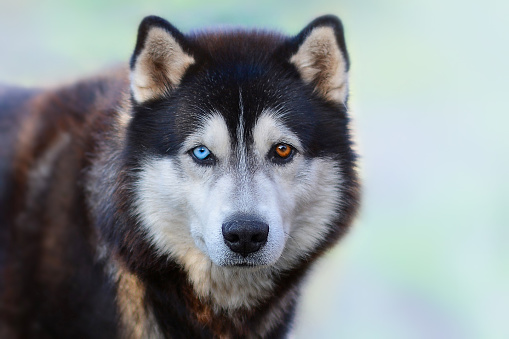
#> input picture husky.jpeg, 509 x 339 px
$ jupyter execute --allow-errors JPEG_Compression.ipynb
#> lines starting #> are read from the running program, lines starting #| are printed output that depends on the picture; long printed decimals are rounded
[cell 1]
import cv2
import numpy as np
import math
from google.colab.patches import cv2_imshow

[cell 2]
# Quantization Matrix from page 125 reference book
Q_MAT = np.array([[16,11,10,16,24,40,51,61],
                [12,12,14,19,26,58,60,55],
                [14,13,16,24,40,57,69,56],
                [14,17,22,29,51,87,80,62],
                [18,22,37,56,68,109,103,77],
                [24,35,55,64,81,104,113,92],
                [49,64,78,87,103,121,120,101],
                [72,92,95,98,112,100,103,99]])

[cell 3]
img = cv2.imread('husky.jpeg')
#> img is the input picture: shape (339, 509, 3); mean B, G, R 145.6, 143, 136.4
cv2_imshow(img)

[cell 4]
img.shape
#> Out = (339, 509, 3)

[cell 5]
def zigzag(input):
    h, v, vmin, hmin = 0, 0, 0, 0
    vmax, hmax = input.shape[0], input.shape[1]
    i = 0
    output = np.zeros((vmax * hmax))

    while ((v < vmax) and (h < hmax)):
        if ((h + v) % 2) == 0:
            if (v == vmin):
                output[i] = input[v, h]
                if (h == hmax):
                    v += 1
                else:
                    h += 1
                i += 1

            elif ((h == hmax - 1) and (v < vmax)):
                output[i] = input[v, h]
                v += 1
                i += 1

            elif ((v > vmin) and (h < hmax -1)):
                output[i] = input[v, h]
                v -= 1
                h += 1
                i += 1

        else:
            if ((v == vmax - 1) and (h <= hmax - 1)):
                output[i] = input[v, h]
                h += 1
                i += 1
            elif (h == hmin):
                output[i] = input[v, h]
                if (v == vmax -1):
                    h += 1
                else:
                    v += 1
                i += 1
            elif ((v < vmax - 1) and (h > hmin)):
                output[i] = input[v, h]
                v += 1
                h -= 1
                i += 1

        if ((v == vmax - 1) and (h == hmax - 1)):
            output[i] = input[v, h]
            break

    return output

[cell 6]
def inverse_zigzag(input, vmax, hmax):
	h, v, vmin, hmin = 0, 0, 0, 0
	output = np.zeros((vmax, hmax))
	i = 0
	while ((v < vmax) and (h < hmax)):
		if ((h + v) % 2) == 0:
			if (v == vmin):
				output[v, h] = input[i]
				if (h == hmax):
					v += 1
				else:
					h += 1

				i += 1
			elif ((h == hmax -1 ) and (v < vmax)):
				output[v, h] = input[i]
				v += 1
				i += 1

			elif ((v > vmin) and (h < hmax -1 )):
				output[v, h] = input[i]
				v -= 1
				h += 1
				i += 1
		else:
			if ((v == vmax - 1) and (h <= hmax - 1)):
				output[v, h] = input[i]
				h += 1
				i += 1

			elif (h == hmin):
				output[v, h] = input[i]
				if (v == vmax -1):
					h += 1
				else:
					v += 1
				i += 1

			elif((v < vmax - 1) and (h > hmin)):
				output[v, h] = input[i]
				v += 1
				h -= 1
				i += 1

		if ((v == vmax - 1) and (h == hmax - 1)):
			output[v, h] = input[i]
			break


	return output

[cell 7]
block_size = 8
h, w, c = img.shape
#> h = 339; w = 509; c = 3
height = h
#> height = 339
width = w
#> width = 509
h = np.float32(h)
w = np.float32(w)
# number of blocks in height
nbh = np.int32(math.ceil(h/block_size))
#> nbh = 43
# and in width
nbw = np.int32(math.ceil(w/block_size))
#> nbw = 64

[cell 8]
def encode(padded_img):
    for i in range(nbh):
            # Compute start and end row index of the block
            row_ind_s = i * block_size
            row_ind_e = row_ind_s + block_size

            for j in range(nbw):
                # Compute start and end row index of the block
                col_ind_s = j * block_size
                col_ind_e = col_ind_s + block_size

                # Choose block
                block = padded_img[row_ind_s : row_ind_e, col_ind_s : col_ind_e]

                # apply 2D discrete cosine transform to the "block" and normalize
                DCT = cv2.dct(block)
                DCT_normalized = np.divide(DCT, Q_MAT).astype(int)

                # reorder DCT coefficients in zig-zag order
                reordered = zigzag(DCT)
                reshaped = np.reshape(reordered, (block_size, block_size))

                # Copy reshaped matrix into padded_img
                padded_img[row_ind_s : row_ind_e, col_ind_s : col_ind_e] = reshaped

    return padded_img

[cell 9]
b, g, r = cv2.split(img)
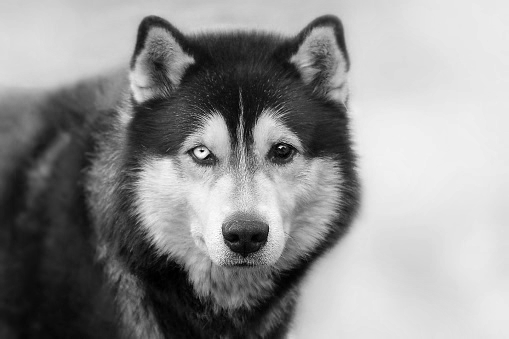
#> b: shape (339, 509); min 0, max 255, mean 145.6
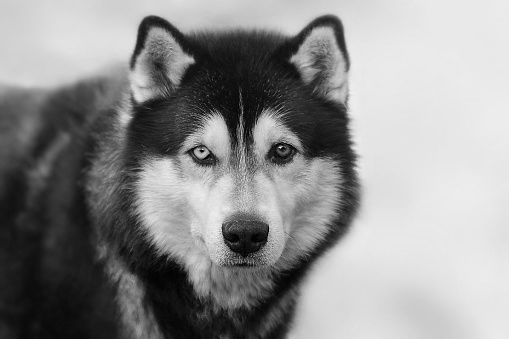
#> g: shape (339, 509); min 0, max 241, mean 143
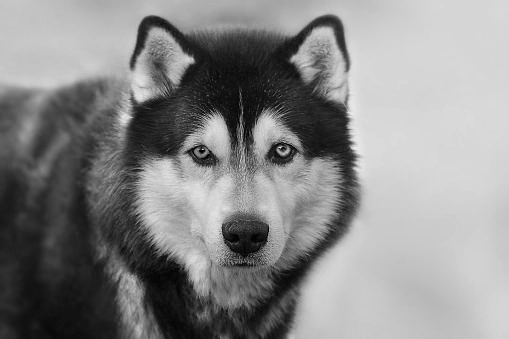
#> r: shape (339, 509); min 0, max 234, mean 136.4
cv2_imshow(np.uint8(b))
cv2_imshow(np.uint8(g))
cv2_imshow(np.uint8(r))

[cell 10]
# padded image height
pih =  block_size * nbh
#> pih = 344
# and width
piw =  block_size * nbw
#> piw = 512

# create a numpy zero matrix with size of H, W and copy the values of img to padded_img[0:h,0:w]
padded_img_r = np.zeros((pih, piw))
padded_img_r[0:height, 0:width] = r[0:height, 0:width]
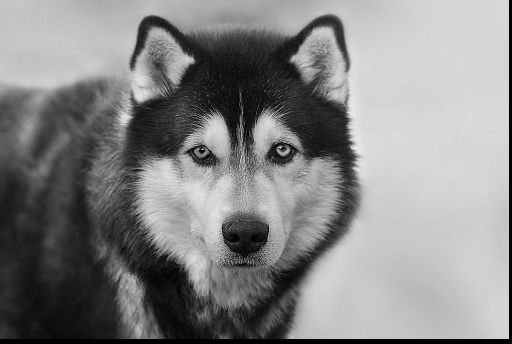
#> padded_img_r: shape (344, 512) float64; min 0, max 234, mean 133.7

padded_img_g = np.zeros((pih, piw))
padded_img_g[0:height, 0:width] = g[0:height, 0:width]

padded_img_b = np.zeros((pih, piw))
padded_img_b[0:height, 0:width] = b[0:height, 0:width]
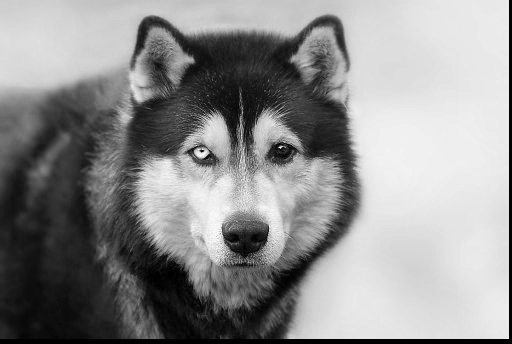
#> padded_img_b: shape (344, 512) float64; min 0, max 255, mean 142.7

padded_img = cv2.merge((padded_img_b, padded_img_g, padded_img_r))

padded_img_b.shape
#> Out = (344, 512)

[cell 11]
encoded_img_r = encode(padded_img_r)
#> after the loop in encode, `for i in range(nbh):`:
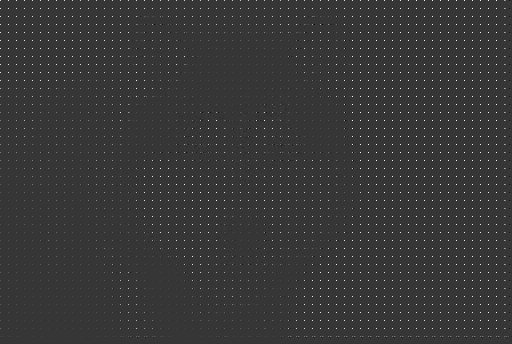
#> padded_img: shape (344, 512) float64; min -485.3, max 1800, mean 17; drawn with min black and max white
encoded_img_g = encode(padded_img_g)
encoded_img_b = encode(padded_img_b)

cv2_imshow(np.uint8(encoded_img_r))
cv2_imshow(np.uint8(encoded_img_g))
cv2_imshow(np.uint8(encoded_img_b))
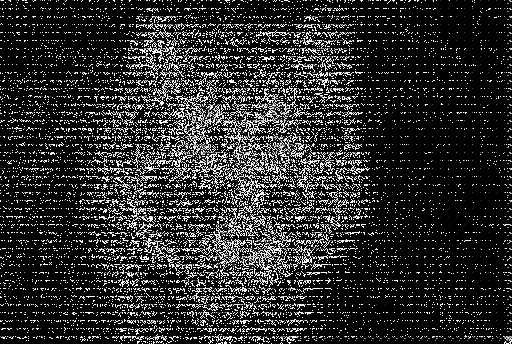
#> shown: shape (344, 512); min 0, max 255, mean 44.6

[cell 12]
encoded_img_r.shape
#> Out = (344, 512)

# **Encoding**

[cell 13]
# merge RGB
encoded_img = cv2.merge((encoded_img_r, encoded_img_g, encoded_img_b))
cv2_imshow(np.uint8(encoded_img))
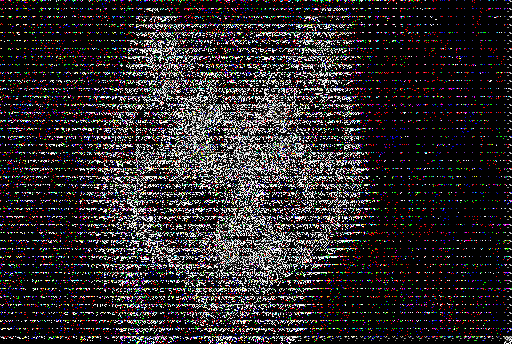
#> shown: shape (344, 512, 3); mean B, G, R 42.1, 40, 44.6

[cell 14]
encoded_img.shape

[cell 15]
# Calculating zero elements/whole elements
whole_count = encoded_img.shape[0] * encoded_img.shape[1] * encoded_img.shape[2]
zero_count = whole_count - np.count_nonzero(encoded_img)
thinning = zero_count/whole_count

print("Zero Count/Whole Count =", zero_count, "/", whole_count, "=", thinning)
#| Zero Count/Whole Count = 54826 / 528384 = 0.1038

[cell 16]
# Calculating model error
diff = cv2.absdiff(padded_img, encoded_img)
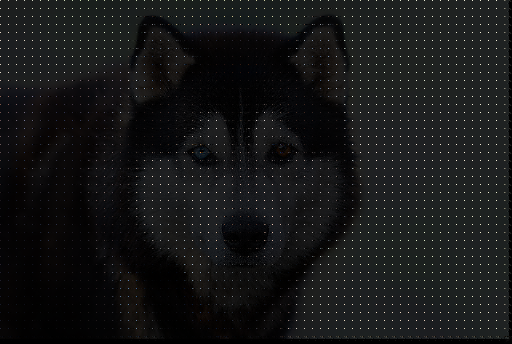
#> diff: shape (344, 512, 3) float64; mean B, G, R 155.4, 153.8, 147.9; drawn with min black and max white
norm_diff = cv2.norm(diff, cv2.NORM_L2)
norm_img = cv2.norm(padded_img, cv2.NORM_L2)
distortion = (norm_diff * norm_diff) / (norm_img * norm_img)
print("Difference norm: ", norm_diff, "~", round(norm_diff))
#| Difference norm:  154733.244 ~ 154733
print("Distortion: ", distortion, '~', round(distortion))
#| Distortion:  1.748 ~ 2

we didn't expect anything more, what we are comparing encoded and original image, obviously they shouldn't be similar

[cell 17]
np.savetxt('encodedr.txt', encoded_img_r)
np.savetxt('encodedg.txt', encoded_img_g)
np.savetxt('encodedb.txt', encoded_img_b)

np.savetxt('size.txt',[h, w, block_size])

#**Decoding**

#> (a cell that did not finish here is left out)

[cell 19]
def decode(padded_img):
    for i in range(nbh):
            row_ind_1 = i * int(block_size)
            row_ind_2 = row_ind_1+int(block_size)

            for j in range(nbw):
                col_ind_1 = j * int(block_size)
                col_ind_2 = col_ind_1+int(block_size)
                block = padded_img[ row_ind_1 : row_ind_2 , col_ind_1 : col_ind_2 ]

                # reshape the 2D block (here: 8-by-8) to one dimensional array (here: 64)
                reshaped= np.reshape(block,(int(block_size)*int(block_size)))##### your code #####

                # use inverse_zigzag function to scan and reorder the array into a block
                reordered = inverse_zigzag(reshaped, int(block_size), int(block_size))##### your code #####

                # apply 2D inverse discrete cosine transform to the reordered matrix
                IDCT = cv2.idct(reordered)##### your code #####

                # copy IDCT matrix into padded_img on current block corresponding indices
                padded_img[ row_ind_1 : row_ind_2 , col_ind_1 : col_ind_2 ] = IDCT##### your code #####
    return padded_img

[cell 20]
decoded_img_r = decode(padded_img_r)
decoded_img_g = decode(padded_img_g)
decoded_img_b = decode(padded_img_b)

decoded_img = cv2.merge((decoded_img_b, decoded_img_g, decoded_img_r))

decoded_img_original = decoded_img[0:int(h),0:int(w), 0:3]

cv2_imshow(decoded_img)

[cell 21]
cv2_imshow(img)

[cell 22]
diff = cv2.absdiff(padded_img, decoded_img)
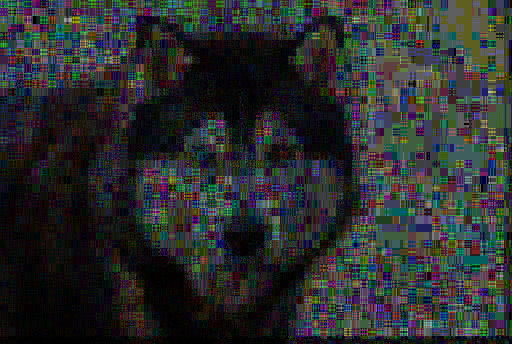
#> diff: shape (344, 512, 3) float64; mean B, G, R 4.16e-14, 4.15e-14, 3.94e-14; drawn with min black and max white
norm_diff = cv2.norm(diff, cv2.NORM_L2)
norm_img = cv2.norm(padded_img, cv2.NORM_L2)
distortion = (norm_diff * norm_diff) / (norm_img * norm_img)
print("Difference norm", norm_diff, "~", round(norm_diff))
#| Difference norm 3.837110604787762e-11 ~ 0
print("Distortion:", distortion, "~", round(distortion))
#| Distortion: 1.074908216901504e-31 ~ 0
